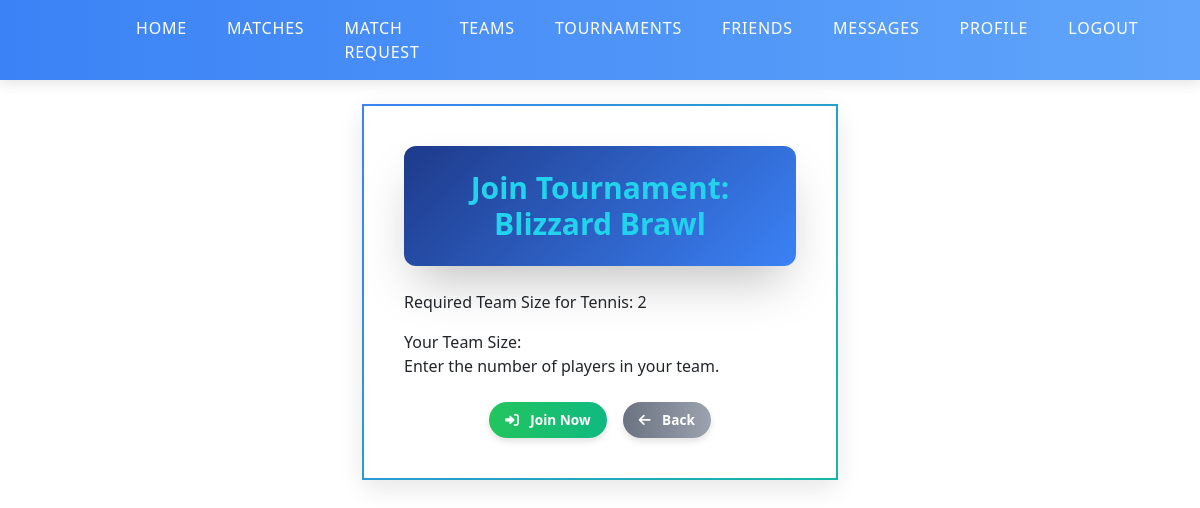
The page /tournaments/join/7/ (signed in) on the database its author committed.
### Team/models.py (models this page shows, shortened)
class Tournament(models.Model):
    SPORT_CHOICES = [
        ('Football', 'Football'),
        ('Basketball', 'Basketball'),
        ('Tennis', 'Tennis'),
        ('Cricket', 'Cricket'),
    ]
    SPORT_TEAM_SIZES = {
        'Football': 11,  # 11 players per team
        'Basketball': 5,  # 5 players per team
        'Tennis': 2,     # Doubles (can be 1 for singles, but we'll assume doubles)
        'Cricket': 11,   # 11 players per team
    }
    name = models.CharField(max_length=100)
    sport_type = models.CharField(max_length=50, choices=SPORT_CHOICES)
    location = models.CharField(max_length=100)
    latitude = models.FloatField(null=True, blank=True)  # New field
    longitude = models.FloatField(null=True, blank=True)
    start_date = models.DateField(null=True, blank=True)
    end_date = models.DateField(null=True, blank=True)
    teams = models.ManyToManyField(Team, related_name="tournaments", blank=True)
    created_by = models.ForeignKey(User, on_delete=models.CASCADE, related_name="created_tournaments")
    is_active = models.BooleanField(default=True)
    required_team_size = models.IntegerField(default=0)  # Temporary default for migrations

### Team/views.py (the view)
# urls.py: path('tournaments/join/<int:tournament_id>/', join_tournament, name='join_tournament'),
@login_required
def join_tournament(request, tournament_id):
    tournament = get_object_or_404(Tournament, id=tournament_id)
    user_team = Team.objects.filter(captain=request.user).first()
    if not user_team:
        messages.error(request, "You must be a team captain to register for a tournament.")
        return render(request, 'tournaments/join_tournament.html', {'tournament': tournament})
    if user_team in tournament.teams.all():
        messages.error(request, "Your team is already registered for this tournament!")
        return render(request, 'tournaments/join_tournament.html', {'tournament': tournament})
    if request.method == "POST":
        form = JoinTournamentForm(request.POST)
        if form.is_valid():
            team_size = form.cleaned_data['team_size']
            if team_size == tournament.required_team_size:
                tournament.teams.add(user_team)
                Notification.objects.create(
                    recipient=request.user,
                    notification_type='tournament',
                    related_id=tournament.id,
                    message=f"Your team {user_team.name} has been registered for the tournament: {tournament.name}"
                )
                if tournament.created_by:
                    Notification.objects.create(
                        recipient=tournament.created_by,
                        notification_type='tournament',
                        related_id=tournament.id,
                        message=f"Team {user_team.name} has registered for your tournament: {tournament.name}"
                    )
                subject = f"Joined Tournament: {tournament.name}"
                message = (
                    f"Dear {request.user.username},\n\n"
                    f"Your team {user_team.name} has successfully joined the tournament:\n"
                    f"Name: {tournament.name}\n"
                    f"Sport Type: {tournament.sport_type}\n"
                    f"Location: {tournament.location}\n"
                    f"Start Date: {tournament.start_date}\n"
                    f"End Date: {tournament.end_date}\n"
                    f"Required Team Size: {tournament.required_team_size}\n\n"
                    f"Get ready for the event!"
                )
                send_mail(
                    subject,
                    message,
                    settings.EMAIL_HOST_USER,
                    [request.user.email],
                    fail_silently=False,
                )
                messages.success(request, "Your team has been registered for the tournament!")
                return redirect('tournament_detail', tournament_id=tournament.id)
            else:
                messages.error(request, f"Your team size ({team_size}) does not match the required size ({tournament.required_team_size}) for {tournament.sport_type}.")
    else:
        form = JoinTournamentForm()
    return render(request, 'tournaments/join_tournament.html', {'form': form, 'tournament': tournament})

### Team/forms.py
class JoinTournamentForm(forms.Form):
    team_size = forms.IntegerField(min_value=1, label="Your Team Size", help_text="Enter the number of players in your team.")

### templates/tournaments/join_tournament.html (shortened to what this page needs)
{% include "navbar.html" %}
{% block content %}
{% load static %}
<!DOCTYPE html>
<html lang="en">
<head>
    <link href="https://cdn.jsdelivr.net/npm/bootstrap@5.3.0/dist/css/bootstrap.min.css" rel="stylesheet">
    <link href="https://cdn.jsdelivr.net/npm/tailwindcss@2.2.19/dist/tailwind.min.css" rel="stylesheet">
    <link href="https://cdnjs.cloudflare.com/ajax/libs/font-awesome/6.0.0-beta3/css/all.min.css" rel="stylesheet">
</head>
<body class="font-sans">
    <div class="container mx-auto mt-6 px-4">
        <div class="row justify-content-center">
            <div class="col-md-8 col-lg-6 fade-in">
                <div class="card form-card p-4 rounded-xl">
                    <div class="card-body">
                        <div class="header-bg text-center p-4 rounded-xl shadow-2xl text-white mb-4">
                            <h2 class="text-2xl md:text-3xl font-extrabold" style="color: #22d3ee;">Join Tournament: {{ tournament.name }}</h2>
                        </div>
                        <p>Required Team Size for {{ tournament.sport_type }}: {{ tournament.required_team_size }}</p>
                        <form method="post">
                            <div class="mt-3 space-y-4">
                                {{ form.as_p }}
                            </div>
                            <div class="button-group mt-4">
                                <button type="submit" class="btn rounded-full font-semibold join-btn">
                                    <i class="fas fa-sign-in-alt mr-2"></i> Join Now
                                </button>
                                <a href="{% url 'tournament_detail' tournament.id %}" class="btn rounded-full font-semibold back-btn">
                                    <i class="fas fa-arrow-left mr-2"></i> Back
                                </a>
                            </div>
                        </form>
                    </div>
                </div>
            </div>
        </div>
    </div>
</body>
</html>
{% endblock %}

### templates/navbar.html (style rules this page uses)
body { background-size: cover; background-position: center; background-repeat: no-repeat; background-attachment: fixed; min-height: 100vh; margin: 0; padding-top: 80px; font-family: 'Mukta', sans-serif; color: #fff; font-weight: 300; font-size: 1.1rem; }

### rows shown on the page
Tournament: name "Blizzard Brawl", sport_type "Tennis", required_team_size "2"
